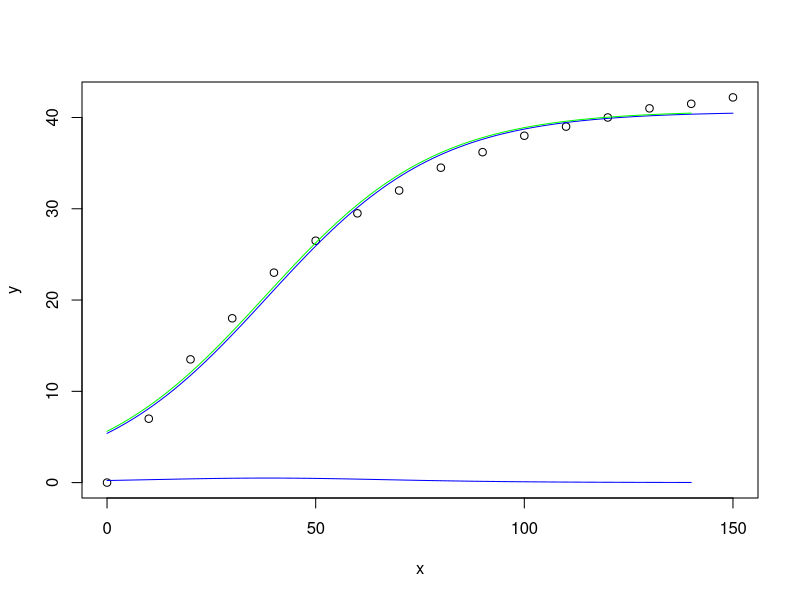

R code for this plot:
x <- c(0, 10, 20, 30, 40, 50, 60, 70, 80, 90, 100, 110, 120, 130, 140, 150)
y <- c(0, 7, 13.5, 18, 23, 26.5, 29.5, 32, 34.5, 36.2, 38, 39, 40, 41, 41.5, 42.2)

plot(x, y)


model <- nls(y ~ K * N / ((K - N) * exp(-r * x) + N), start = c(K = 50, N = 1, r = 0.05))
coef <- summary(model)$coefficients
K <- coef[1]
N <- coef[2]
r <- coef[3]


f <- function(x) K * N / ((K - N) * exp(-r * x) + N)
curve(f, add = TRUE, col = "blue")

# derived
t <- seq(0, 140, by = 1)

lines(t, f(t) * r * (1 - f(t) / K), type = "l", col = "blue")

# plot cumsumWha
lines(t, f(0) + cumsum(f(t) * r * (1 - f(t) / K)), type = "l", col = "green")
